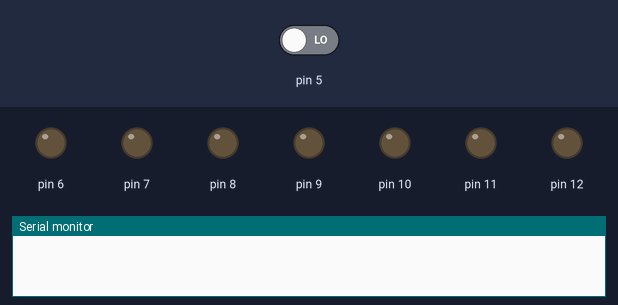
This sketch was run on a simulated Arduino Uno, built with avr-gcc and run on an emulated ATmega328P. Parts: output pins drawn as LEDs (lit = HIGH), the last lines printed to the serial monitor. Inputs (shaded band) come from the test bench; at power-on: pin 5 LOW. Random numbers use the default seed unless the sketch sets one.

Above: at 1.8 s.
1.9 s: pin 5 driven HIGH
At 3.8 s:
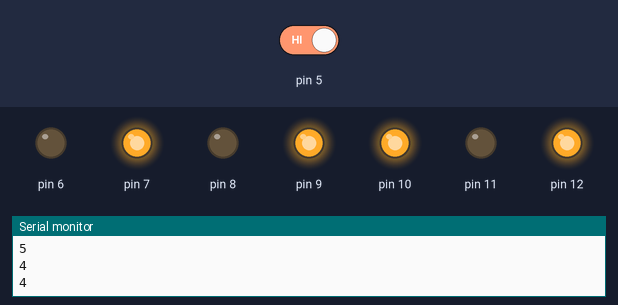
At 4.8 s:
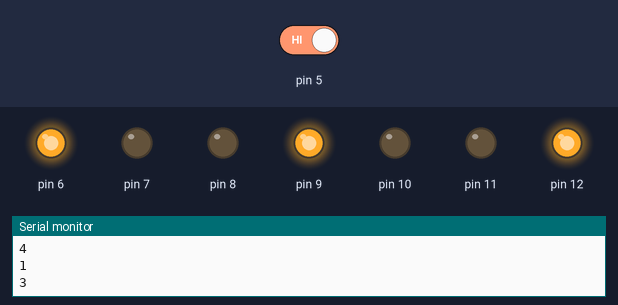
4.9 s: pin 5 driven LOW
Timing chart, 0 to 7.9 s (numbered marks = the images above; inputs shaded):
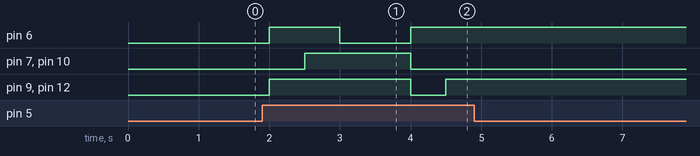

The sketch:

wuerfel.ino
```cpp
int erg = 0;
void setup() {
  // put your setup code here, to run once:
  pinMode(5, INPUT);
  pinMode(6, OUTPUT);
  pinMode(7, OUTPUT);
  pinMode(8, OUTPUT);
  pinMode(9, OUTPUT);
  pinMode(10, OUTPUT);
  pinMode(11, OUTPUT);
  pinMode(12, OUTPUT);
  Serial.begin(9600);
}

void loop() {
  if(digitalRead(5) == HIGH){
    erg = random(1,6);
    aus();
    Serial.println(erg);
    ergebnisFinden(erg);


  }
  delay(500);
}

void ergebnisFinden(int erg){
  if(erg == 1){
    digitalWrite(6, HIGH);
  }
  if(erg == 2){
    digitalWrite(12, HIGH);
    digitalWrite(9, HIGH);
  }
  if(erg == 3){
    digitalWrite(12, HIGH);
    digitalWrite(9, HIGH);
    digitalWrite(6, HIGH);
  }
  if(erg == 4){
    digitalWrite(12, HIGH);
    digitalWrite(10, HIGH);
    digitalWrite(7, HIGH);
    digitalWrite(9, HIGH);

  }
  if(erg == 5){
    digitalWrite(12, HIGH);
    digitalWrite(10, HIGH);
    digitalWrite(9, HIGH);
    digitalWrite(7, HIGH);
    digitalWrite(6, HIGH);
  }
  if(erg == 6){
    digitalWrite(12, HIGH);
    digitalWrite(11, HIGH);
    digitalWrite(10, HIGH);
    digitalWrite(9, HIGH);
    digitalWrite(8, HIGH);
    digitalWrite(7, HIGH);
  }

}


void aus(){
  digitalWrite(6, LOW);
  digitalWrite(7, LOW);
  digitalWrite(8, LOW);
  digitalWrite(9, LOW);
  digitalWrite(10, LOW);
  digitalWrite(11, LOW);
  digitalWrite(12, LOW);

}
```

Measured:
- after the input at 1.9 s, pin 6: LOW → HIGH after 0.10 s, → LOW 1.0 s later, → HIGH 1.0 s later; pin 7, pin 10: LOW → HIGH after 0.60 s, → LOW 1.5 s later; pin 9, pin 12: LOW → HIGH after 0.10 s, → LOW 2.0 s later, → HIGH 0.50 s later
- after the input at 4.9 s, every drawn part: stays the same
